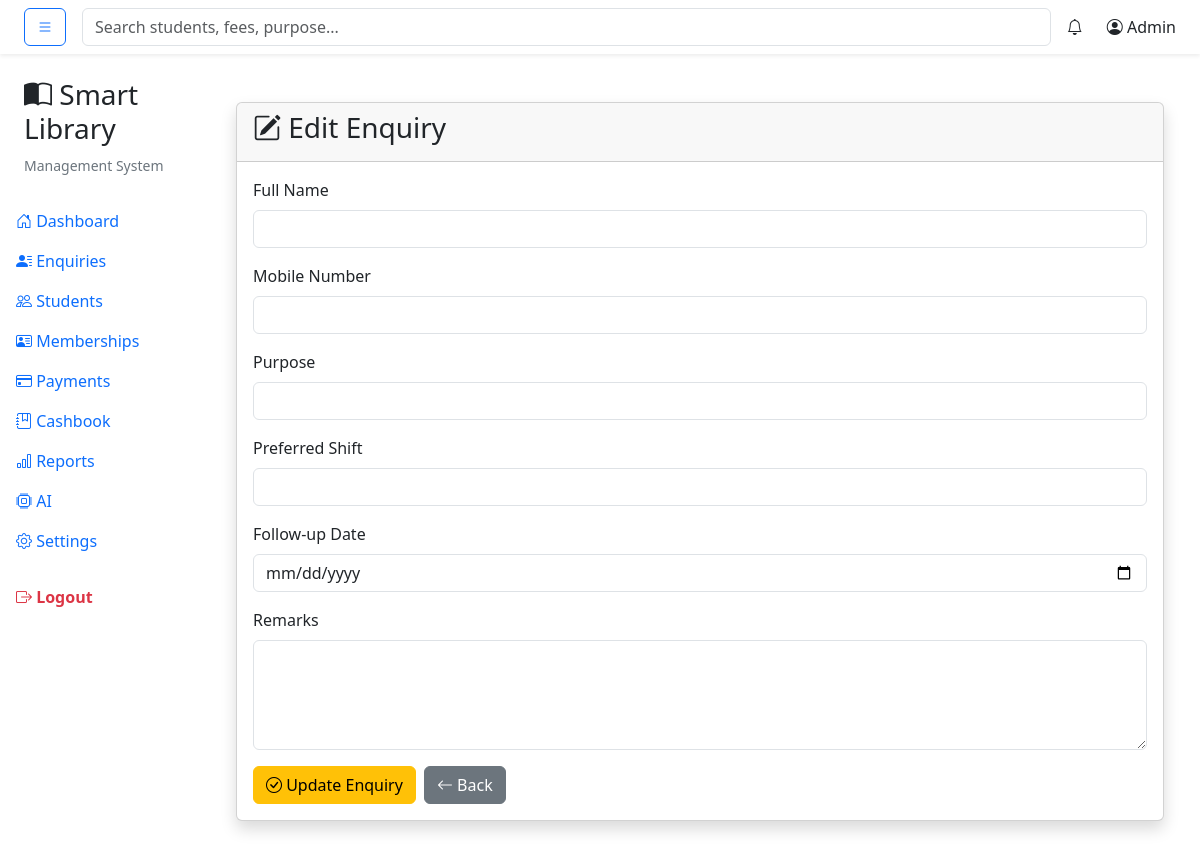
Page /enquiries/edit/6 on the earlier database version.
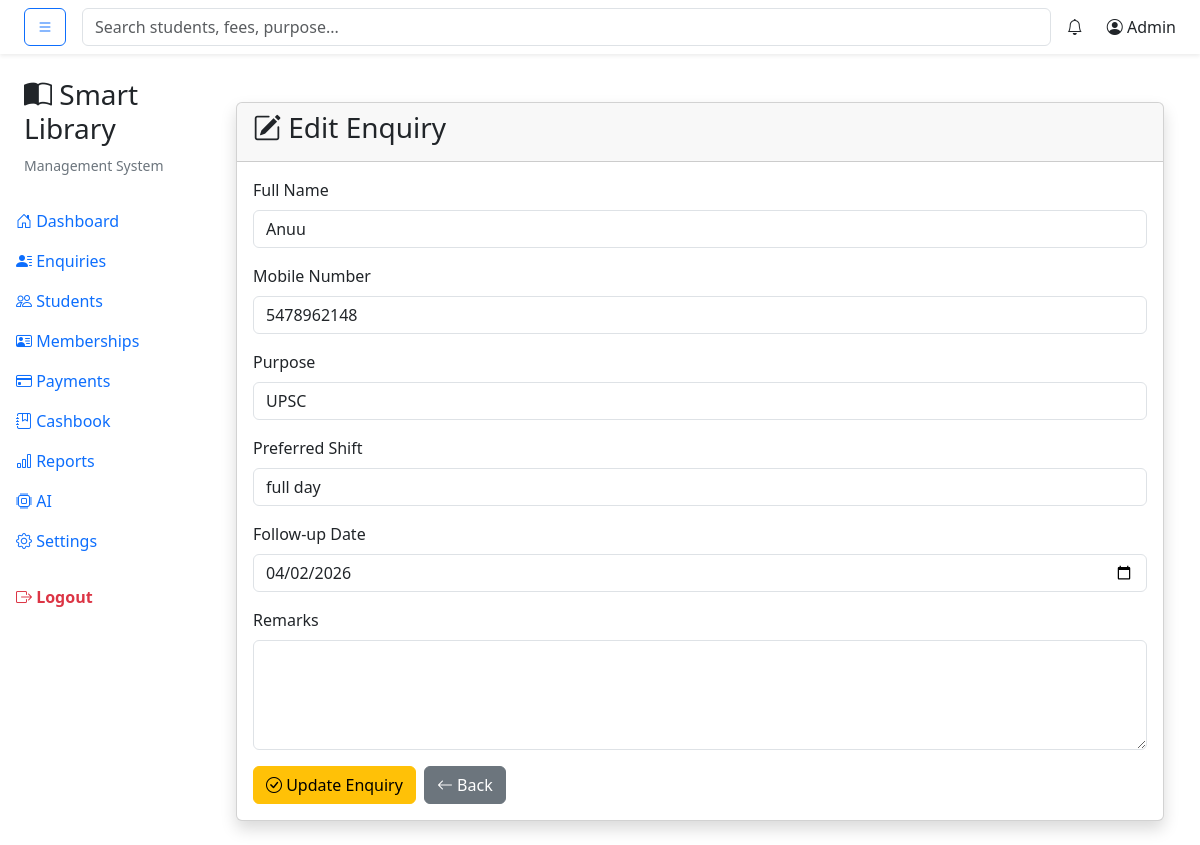
Same page on the later database version.
### tables this page shows
CREATE TABLE enquiries (
    enquiry_id INTEGER PRIMARY KEY AUTOINCREMENT,
    full_name TEXT NOT NULL,
    mobile TEXT NOT NULL,
    purpose TEXT,
    preferred_shift TEXT,
    demo_done INTEGER DEFAULT 0,
    followup_date DATE,
    remarks TEXT,
    status TEXT DEFAULT 'Interested',
    created_at TIMESTAMP DEFAULT CURRENT_TIMESTAMP
);

### routes/enquiries.py (the view, shortened to what this page needs)
@enquiry_bp.route("/edit/<int:enquiry_id>", methods=["GET", "POST"])
def edit(enquiry_id):
    conn = get_connection()
    cursor = conn.cursor()
    cursor.execute(
        """
        SELECT *
        FROM enquiries
        WHERE enquiry_id = ?
        """,
        (enquiry_id,)
    )
    enquiry = cursor.fetchone()
    conn.close()
    return render_template(
        "enquiries/edit.html",
        enquiry=enquiry
    )

### database/db.py (called while the page is built)
def get_connection():
    connection = sqlite3.connect(DATABASE_PATH)
    connection.row_factory = sqlite3.Row
    return connection

### templates/enquiries/edit.html (shortened to what this page needs)
{% extends "layouts/base.html" %}
{% block content %}
<div class="container mt-4">
    <div class="card shadow">
        <div class="card-header">
            <h3>
                <i class="bi bi-pencil-square"></i>
                Edit Enquiry
            </h3>
        </div>
        <div class="card-body">
            <form method="POST">
                <div class="mb-3">
                    <label class="form-label">
                        Full Name
                    </label>
                    <input
                        type="text"
                        class="form-control"
                        name="full_name"
                        value="{{ enquiry.full_name }}"
                        required>
                </div>
                <div class="mb-3">
                    <label class="form-label">
                        Mobile Number
                    </label>
                    <input
                        type="text"
                        class="form-control"
                        name="mobile"
                        value="{{ enquiry.mobile }}"
                        required>
                </div>
                <div class="mb-3">
                    <label class="form-label">
                        Purpose
                    </label>
                    <input
                        type="text"
                        class="form-control"
                        name="purpose"
                        value="{{ enquiry.purpose }}">
                </div>
                <div class="mb-3">
                    <label class="form-label">
                        Preferred Shift
                    </label>
                    <input
                        type="text"
                        class="form-control"
                        name="preferred_shift"
                        value="{{ enquiry.preferred_shift }}">
                </div>
                <div class="mb-3">
                    <label class="form-label">
                        Follow-up Date
                    </label>
                    <input
                        type="date"
                        class="form-control"
                        name="followup_date"
                        value="{{ enquiry.followup_date }}">
                </div>
                <div class="mb-3">
                    <label class="form-label">
                        Remarks
                    </label>
                    <textarea
                        class="form-control"
                        name="remarks"
                        rows="4">{{ enquiry.remarks }}</textarea>
                </div>
                <div class="d-flex gap-2">
                    <button
                        type="submit"
                        class="btn btn-warning">
                        <i class="bi bi-check-circle"></i>
                        Update Enquiry
                    </button>
                    <a
                        href="{{ url_for('enquiry.index') }}"
                        class="btn btn-secondary">
                        <i class="bi bi-arrow-left"></i>
                        Back
                    </a>
                </div>
            </form>
        </div>
    </div>
</div>
{% endblock %}

Differences in the rows shown:
added enquiries: full_name "Anuu", mobile "5478962148", purpose "UPSC", preferred_shift "full day", followup_date "04/02/2026"
